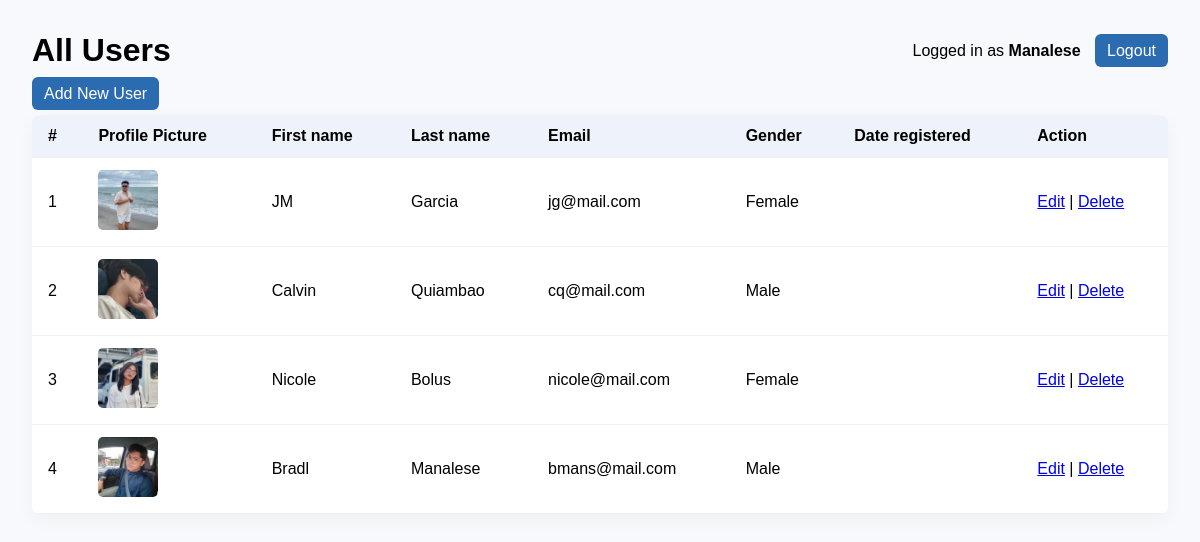
The app's page /registration/users/ (signed in) with its own data.
### registration/models.py (models this page shows, shortened)
class UserRegistration(models.Model):
    first_name = models.CharField(max_length=100)
    last_name = models.CharField(max_length=100)
    email = models.EmailField(max_length=150)
    gender = models.CharField(max_length=12)
    password = models.CharField(max_length=100)
    profile_picture = models.ImageField(
        upload_to='profile_pictures/',
        null=True,
        blank=True
)

### registration/views.py (the view)
    def wrapper(request, *args, **kwargs):
        if not request.session.get('user_id'):
            return redirect(f"{reverse('registration:login_html')}?next={request.path}")
        return fn(request, *args, **kwargs)

### registration/views.py (called while the page is built)
def login_required_view(fn):
    def wrapper(request, *args, **kwargs):
        if not request.session.get('user_id'):
            return redirect(f"{reverse('registration:login_html')}?next={request.path}")
        return fn(request, *args, **kwargs)
    wrapper.__name__ = fn.__name__
    return wrapper

@login_required_view
def users_html(request):
    users = UserRegistration.objects.all().order_by('id')
    return render(request, 'registration/users_list.html', {
        'users': users,
        'current_user': request.session.get('user_name')
    })

### MyBackend/templates/registration/users_list.html (shortened to what this page needs)
<!doctype html>
<html>
<head>
</head>
<body>
  <div class="top">
    <h1 style="margin:0;">All Users</h1>
    <div>
      Logged in as <strong>{% if current_user %}{{ current_user }}{% else %}User #{{ request.session.user_id|default:"-" }}{% endif %}</strong>
      <a href="{% url 'registration:logout_html' %}" class="button" style="margin-left:10px;">Logout</a>
    </div>
  </div>
    <div style="margin-bottom: 12px;">
  <a href="{% url 'registration:user_create_html' %}" class="button">Add New User</a>
</div>
  <table>
    <thead>
      <tr>
        <th>#</th>
        <th>Profile Picture</th>
        <th>First name</th>
        <th>Last name</th>
        <th>Email</th>
        <th>Gender</th>
        <th>Date registered</th>
        <th>Action</th>
      </tr>
    </thead>
    <tbody>
      {% for u in users %}
      <tr>
            <td>{{ forloop.counter }}</td>
                <td>
                  {% if u.profile_picture %}
                    <img src="{{ u.profile_picture.url }}"
                        alt="Profile Picture"
                        width="60" height="60"
                        style="object-fit: cover; border-radius: 5px;">
                  {% else %}
                    No image
                  {% endif %}
                </td>
        <td>{{ u.first_name }}</td>
        <td>{{ u.last_name }}</td>
        <td>{{ u.email }}</td>
        <td>{{ u.gender|default:"N/A" }}</td>
        <td>{{ u.date_registered|date:"Y-m-d H:i" }}</td>
        <td>
          <a href="{% url 'registration:user_update_html' u.id %}">Edit</a> |
          <a href="{% url 'registration:user_delete_html' u.id %}">Delete</a>
        </td>
      </tr>
      {% empty %}
      <tr><td colspan="6">No users yet.</td></tr>
      {% endfor %}
    </tbody>
  </table>
</body>
</html>

### MyBackend/templates/registration/users_list.html (style rules this page uses)
body { font-family: Arial, sans-serif; padding:24px; background:#f7f9fc; }
.top { display:flex; justify-content:space-between; align-items:center; margin-bottom:16px; }
table { width:100%; border-collapse:collapse; background:white; border-radius:8px; overflow:hidden; box-shadow:0 6px 18px rgba(0,0,0,0.04); }
th, td { padding:12px 16px; text-align:left; border-bottom:1px solid #f0f0f0; }
th { background:#eef3fb; font-weight:700; }
a.button { padding:8px 12px; background:#2b6cb0; color:white; border-radius:6px; text-decoration:none; }

### records on screen
UserRegistration: last_name "Manalese", profile_picture (picture), first_name "Bradl", email "bmans@mail.com", gender "Male"
UserRegistration: profile_picture (picture), first_name "JM", last_name "Garcia", email "jg@mail.com", gender "Female"
UserRegistration: profile_picture (picture), first_name "Calvin", last_name "Quiambao", email "cq@mail.com", gender "Male"
UserRegistration: profile_picture (placeholder picture), first_name "Nicole", last_name "Bolus", email "nicole@mail.com", gender "Female"
